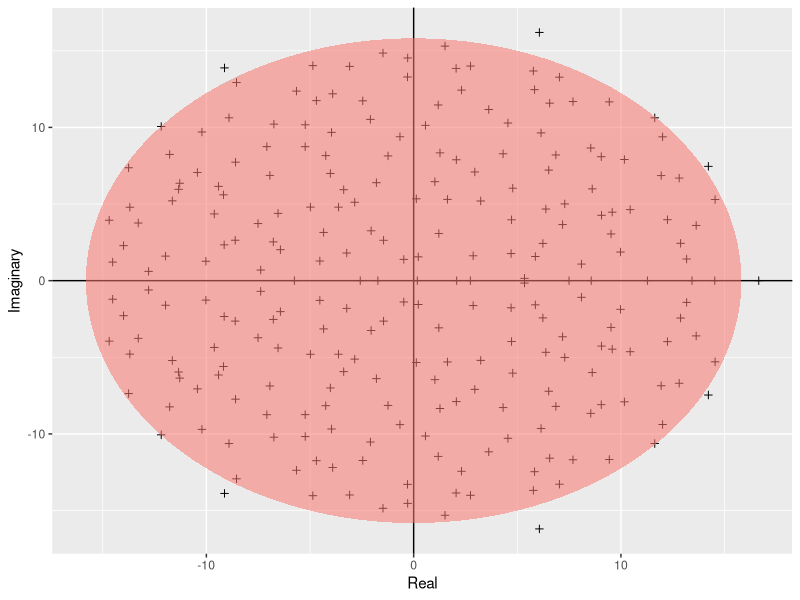

The R source for this figure:
#__author__ = 'Yibin.Li Yibin.Li24@imperial.ac.uk'
#__version__ = '0.0.1'

# Load the ggplot2 package for plotting
require(ggplot2)

# Function to create an ellipse with specified horizontal and vertical radii
# hradius: horizontal radius of the ellipse
# vradius: vertical radius of the ellipse
build_ellipse <- function(hradius, vradius){ # function that returns an ellipse
  npoints = 250
  a <- seq(0, 2 * pi, length = npoints + 1)
  x <- hradius * cos(a)
  y <- vradius * sin(a)  
  return(data.frame(x = x, y = y))
}

# Assign size of the matrix
N <- 250 

# Create an NxN matrix with random values from a normal distribution
M <- matrix(rnorm(N * N), N, N) # Build the matrix

# Calculate the eigenvalues of the matrix
# Eigenvalues can give insights into the properties of the matrix
# For instance, they are used in stability analysis and various other applications
eigvals <- eigen(M)$values # Find the eigenvalues

# Create a data frame containing the real and imaginary parts of the eigenvalues
# This will be used for visualization
eigDF <- data.frame("Real" = Re(eigvals), "Imaginary" = Im(eigvals)) # Build a dataframe

# Calculate the radius of the ellipse, which is the square root of the matrix size (sqrt(N))
my_radius <- sqrt(N)

# Build a data frame for plotting the ellipse using the calculated radius
ellDF <- build_ellipse(my_radius, my_radius)

# Rename the columns of the ellipse data frame to "Real" and "Imaginary" for consistency
names(ellDF) <- c("Real", "Imaginary") # rename the columns

# plot the eigenvalues
p <- ggplot(eigDF, aes(x = Real, y = Imaginary))
p <- p +
  geom_point(shape = I(3)) +
  theme(legend.position = "none")

# Add horizontal and vertical lines through the origin for reference
p <- p + geom_hline(aes(yintercept = 0))
p <- p + geom_vline(aes(xintercept = 0))

# Add the ellipse representing the boundary within which most eigenvalues should lie
# The ellipse is filled with a transparent red color
p <- p + geom_polygon(data = ellDF, aes(x = Real, y = Imaginary, alpha = 1/20, fill = "red"))
p
